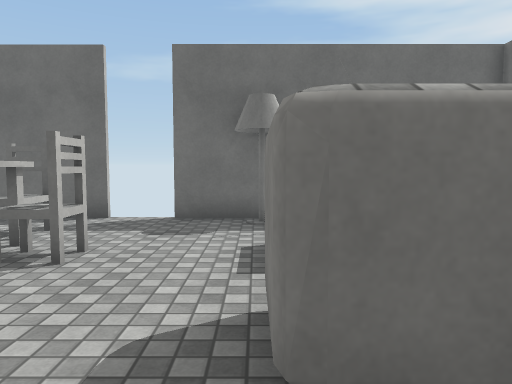
view 1 (above)

16 first-person views from a walk through a scene from a Unity 3-D project. The camera is 1.4 m above the floor, tilts 4° down and sees 70° across. The floor is counted in squares, 1 m on a side. Each view is taken from the middle of a square. On the plan, view 1 faces up. The plan holds only what a view shows up to about 16 squares ahead; the rest is blank. The player character is not drawn. Surface patterns are stand-ins for the level's own textures.

view 2
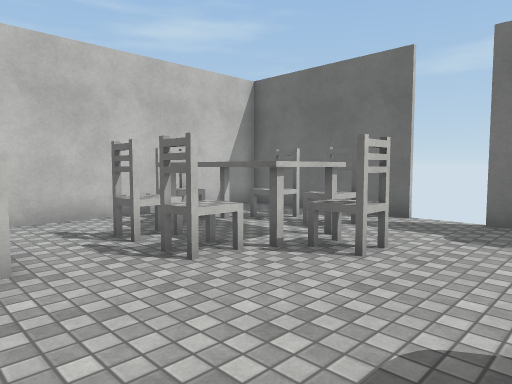

view 3
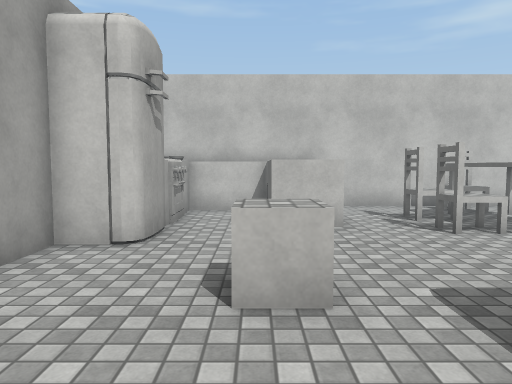

view 4
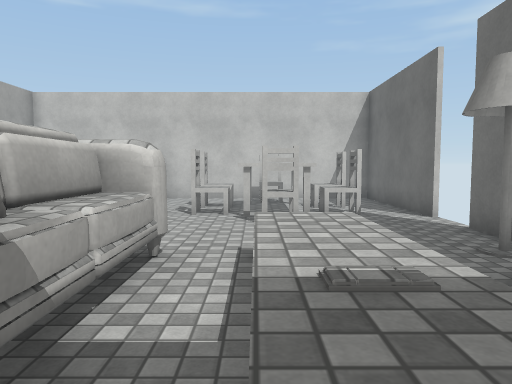

view 5
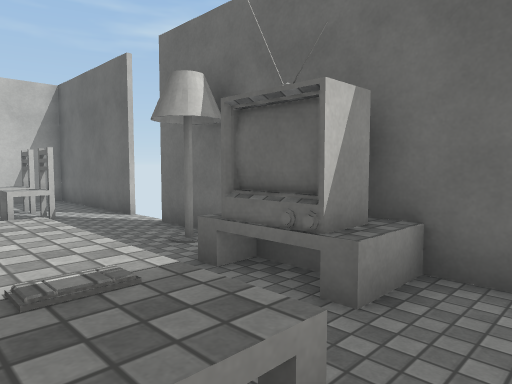

view 6
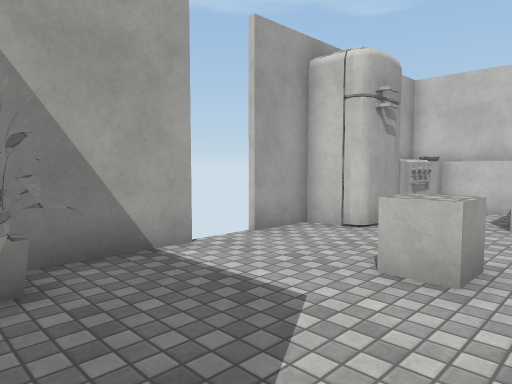

view 7
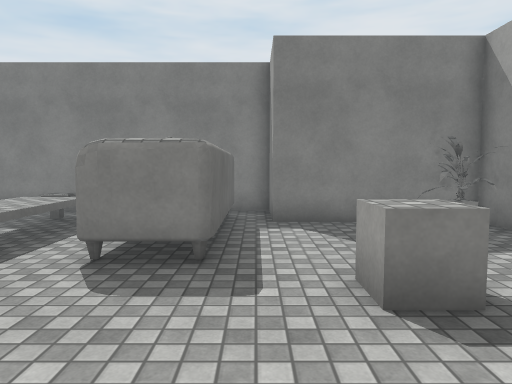

view 8
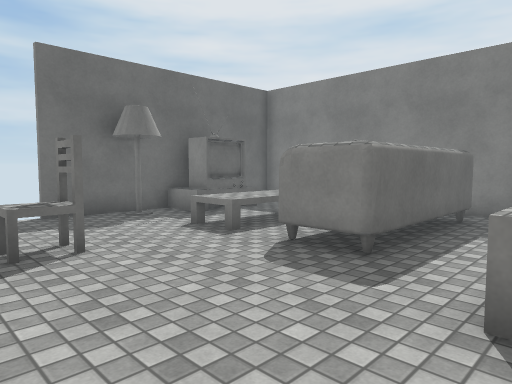

view 9
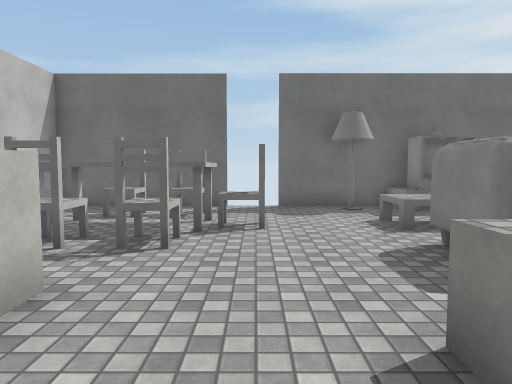

view 10
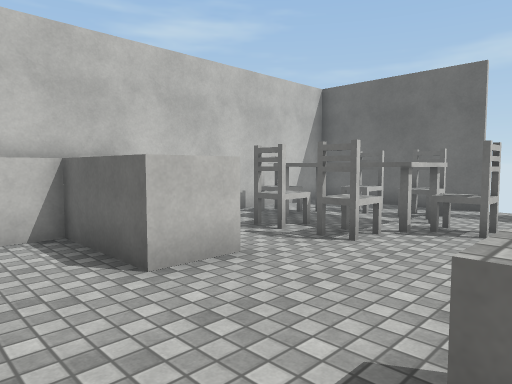

view 11
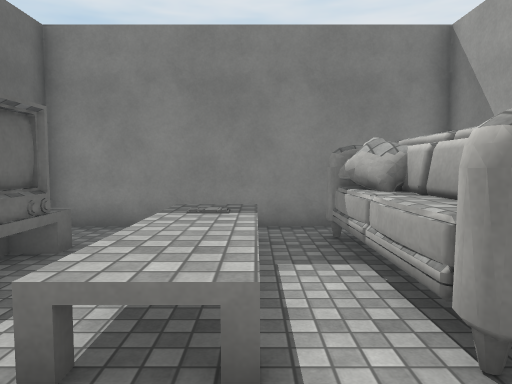

view 12
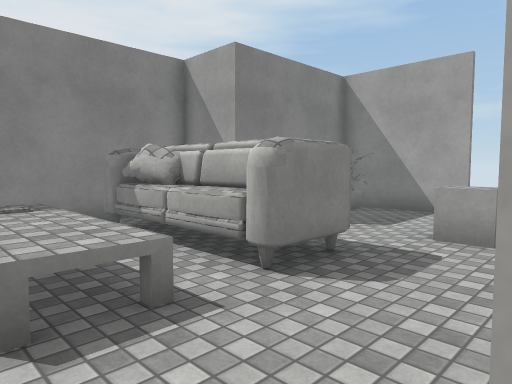

view 13
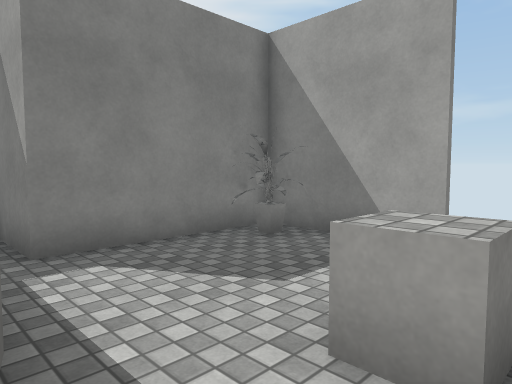

view 14
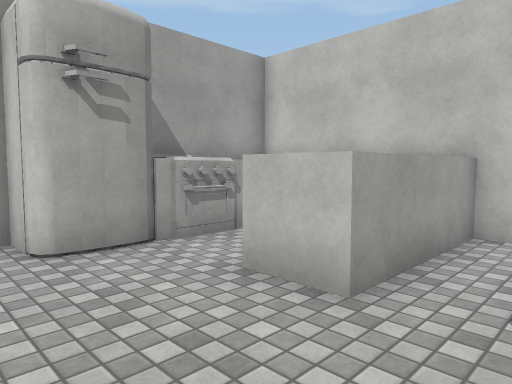

view 15
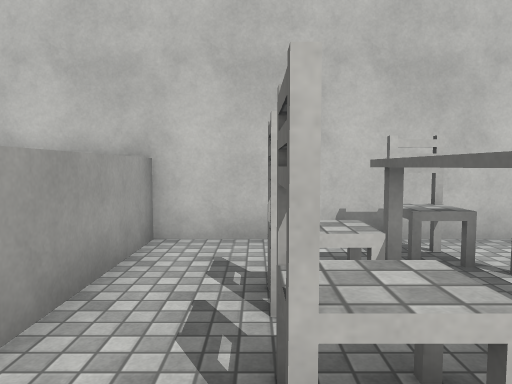

view 16
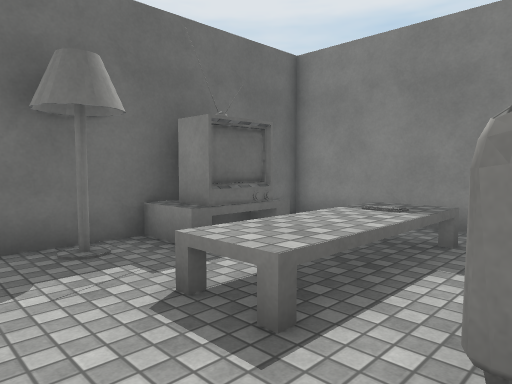

### Floor plan
Key: @ floor where view 1 was taken; # wall or solid block; x gap in a wall; . floor; ^ raised ledge; C white cube.
Columns run from 10 left of view 1 to 7 right of it. Each row starts with its distance up from view 1.
 10 ######x x#### ####
  9 #.........#.###..#
  8 #..#.#......###..#
  7 #..^^^...........#
  6 ##^   ^^..^^^^^^.#
  5 ##^^^^^^..^^^^^^.#
  4 #..^.^...........#
  3 #....^....######.#
  2 #.........######.#
  1 #####............#
  0 #####....C@...####
 -1 #####....C....#
 -2 ##............#
 -3 #######......##
 -4       #......##
 -5       ### x###

Positions as (right, up) in squares from view 1, and headings:
1: (0, 0), facing up
2: (0, 0), facing up-left
3: (3, -1), facing left
4: (6, 5), facing left
5: (6, 5), facing up-left
6: (4, 1), facing down-left
7: (-5, 1), facing right
8: (-5, -1), facing up-right
9: (-3, -3), facing up
10: (-1, -3), facing up-left
11: (-2, 5), facing right
12: (-3, 7), facing down-right
13: (-2, 2), facing down-right
14: (-2, 3), facing down-left
15: (-3, 3), facing left
16: (-2, 3), facing up-right
